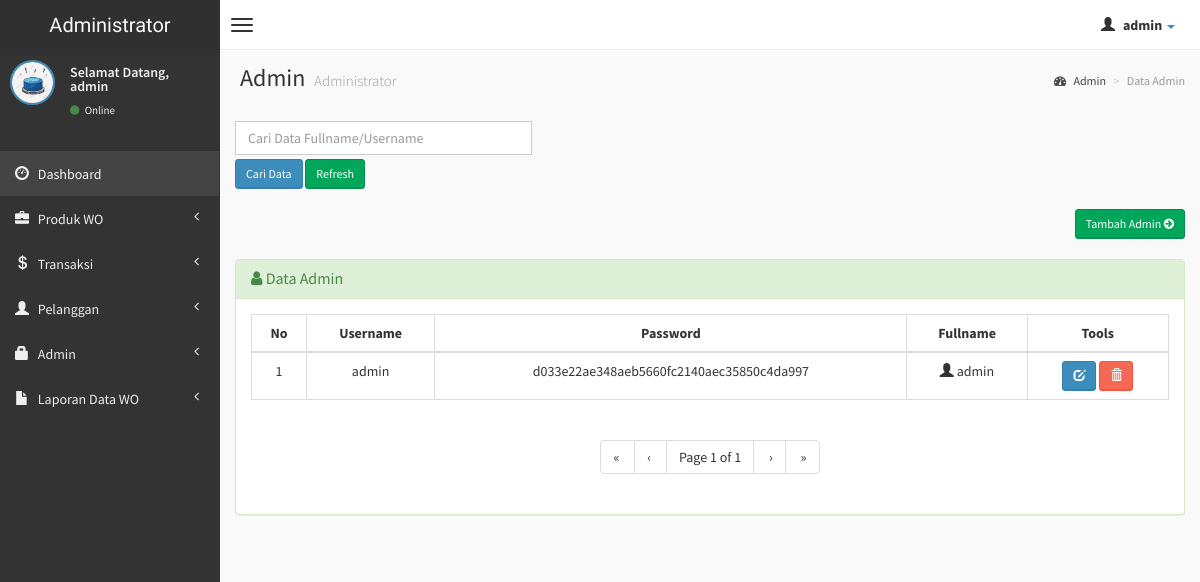
/admin/admin.php (signed in), run on the app's committed database.
### tables this page shows
CREATE TABLE `user` (
  `user_id` int(10) NOT NULL,
  `username` varchar(30) NOT NULL,
  `password` text NOT NULL,
  `fullname` varchar(30) NOT NULL,
  `gambar` varchar(40) NOT NULL
);

### admin/admin.php (the view, shortened to what this page needs)
<?php
if (empty($_SESSION['username'])){
	header('location:../index.php');
} else {
?>
<?php
include('pagination1.php');
?>
<!DOCTYPE html>
<html>
    <head>
        <link href="../dist/css/bootstrap.css" rel="stylesheet" type="text/css" />
        <link href="//cdnjs.cloudflare.com/ajax/libs/font-awesome/4.1.0/css/font-awesome.min.css" rel="stylesheet" type="text/css" />
        <link href="//code.ionicframework.com/ionicons/1.5.2/css/ionicons.min.css" rel="stylesheet" type="text/css" />
        <link href="../css/morris/morris.css" rel="stylesheet" type="text/css" />
        <link href="../css/jvectormap/jquery-jvectormap-1.2.2.css" rel="stylesheet" type="text/css" />
        <link href="../css/datepicker/datepicker3.css" rel="stylesheet" type="text/css" />
        <link href="../css/daterangepicker/daterangepicker-bs3.css" rel="stylesheet" type="text/css" />
        <link href="../css/bootstrap-wysihtml5/bootstrap3-wysihtml5.min.css" rel="stylesheet" type="text/css" />
        <link href="../css/AdminLTE.css" rel="stylesheet" type="text/css" />
        <link rel="stylesheet" href="datatables/dataTables.bootstrap.css"/>
    </head>
    <body class="skin-black">
        <header class="header">
            <a href="index.php" class="logo">
                Administrator
            </a>
            <nav class="navbar navbar-static-top" role="navigation">
                <a href="#" class="navbar-btn sidebar-toggle" data-toggle="offcanvas" role="button">
                    <span class="icon-bar"></span>
                    <span class="icon-bar"></span>
                    <span class="icon-bar"></span>
                </a>
                <div class="navbar-right">
                    <ul class="nav navbar-nav">
                        <li class="dropdown user user-menu">
                            <a href="#" class="dropdown-toggle" data-toggle="dropdown">
                                <i class="glyphicon glyphicon-user"></i>
                                <span><?php echo $_SESSION['fullname']; ?> <i class="caret"></i></span>
                            </a>
								<?php } ?>
                        </li>
                    </ul>
                </div>
            </nav>
        </header>
        <div class="wrapper row-offcanvas row-offcanvas-left">
            <aside class="left-side sidebar-offcanvas">
                <section class="sidebar">
                    <div class="user-panel">
                        <div class="pull-left image">
                            <img src="<?php echo $_SESSION['gambar']; ?>" class="img-circle" alt="User Image" style="border: 2px solid #3C8DBC;" />
                        </div>
                        <div class="pull-left info">
                            <p>Selamat Datang,<br /><?php echo $_SESSION['fullname']; ?></p>
                            <a href="#"><i class="fa fa-circle text-success"></i> Online</a>
                        </div>
                    </div>
                    <?php include "menu.php"; ?>
                </section>
            </aside>
            <aside class="right-side">
                <section class="content-header">
                    <h1>
                        Admin
                        <small>Administrator</small>
                    </h1>
                    <ol class="breadcrumb">
                        <li><a href="#"><i class="fa fa-dashboard"></i> Admin</a></li>
                        <li class="active">Data Admin</li>
                    </ol>
                </section>
                <section class="content">
                    <div class="row">
              <div class="col-lg-4">
              <form action='admin.php' method="POST">
	       <input type='text' class="form-control" style="margin-bottom: 4px;" name='keyword' placeholder='Cari Data Fullname/Username' required />
           <input type='submit' value='Cari Data' class="btn btn-sm btn-primary" /> <a href='admin.php' class="btn btn-sm btn-success" >Refresh</i></a>
          	</div>
              </div>
                    <br />
                    <div class="row">
                        <div class="col-lg-12">
					<div class="text-right">
						<a href="input-admin.php" class="btn btn-sm btn-success">Tambah Admin <i class="fa fa-arrow-circle-right"></i></a>
					</div>
					<br />
                    <div class="panel panel-success">
                        <div class="panel-heading">
                        <h3 class="panel-title"><i class="fa fa-user"></i> Data Admin </h3>
                        </div>
                        <div class="panel-body">
					<?php
					if(isset($_REQUEST['keyword']) && $_REQUEST['keyword']<>""){
					$keyword = $_REQUEST['keyword'];
					$reload  = "?pagination=true&keyword=$keyword";
					$sql     =  "SELECT * FROM user WHERE fullname LIKE '%$keyword%' or username like '%$keyword%'";
					$result  = mysqli_query($koneksi, $sql);
					}else{
					$reload = "?pagination=true";
					$sql =  "SELECT * FROM user order by user_id DESC";
					$result = mysqli_query($koneksi, $sql);
					}
					$rpp = 10;
					$page = isset($_GET['page'])?(int)$_GET['page'] : 1;
					$tcount = mysqli_num_rows($result);
					$tpages = ($tcount) ? ceil($tcount/$rpp) : 1;
					$count = 0;
					$i = ($page-1)*$rpp;
					$no_urut = ($page-1)*$rpp;
					?>
                  <table id="example" class="table table-hover table-bordered">
                  <thead>
                      <tr>
                        <th><center>No </center></th>
                        <th><center>Username </center></th>
                        <th><center>Password </center></th>
                        <th><center>Fullname </center></th>
                        <th><center>Tools</center></th>
                      </tr>
                  </thead>
                    <?php
                     while(($count<$rpp) && ($i<$tcount)) {
                     mysqli_data_seek($result,$i);
                     $data = mysqli_fetch_array($result);
                     ?>
                    <tbody>
                    <tr>
                    <td><center><?php echo ++$no_urut; ?></center></td>
                    <td><center><?php echo $data['username'];?></center></td>
                    <td><center><?php echo $data['password'];?></center></td>
                    <td><center><span class="glyphicon glyphicon-user"></span> <?php echo $data['fullname']; ?></a></center></td>
                    <td><center><div id="thanks"><a class="btn btn-sm btn-primary" data-placement="bottom" data-toggle="tooltip" title="Edit Admin" href="edit-admin.php?hal=edit&kd=<?php echo $data['user_id'];?>"><span class="glyphicon glyphicon-edit"></span></a>
                        <a onclick="return confirm ('Yakin hapus <?php echo $data['fullname'];?>.?');" class="btn btn-sm btn-danger tooltips" data-placement="bottom" data-toggle="tooltip" title="Hapus Admin" href="hapus-admin.php?hal=hapus&kd=<?php echo $data['user_id'];?>"><span class="glyphicon glyphicon-trash"></a></center></td></tr></div>
					<?php
						$i++;
                        $count++;
                        }
                    ?>
				   <div class="text-center"><?php echo paginate_one($reload, $page, $tpages); ?></div>
              </div>
              </div>
            </div>
                    </div>
    </body>
</html>

### data on the page
user: username "admin", password "d033e22ae348aeb5660fc2140aec35850c4da997", fullname "admin"

### other printed values
$_SESSION['fullname'] "admin"
$firstlabel "«"
$prevlabel "‹"
$page "1"
$tpages "1"
$nextlabel "›"
$lastlabel "»"
